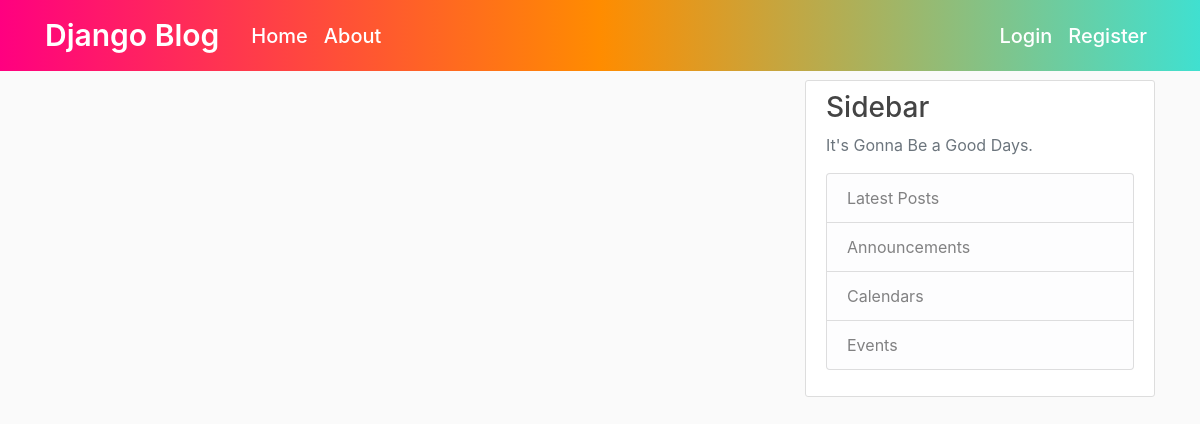
The app's page /, older data.
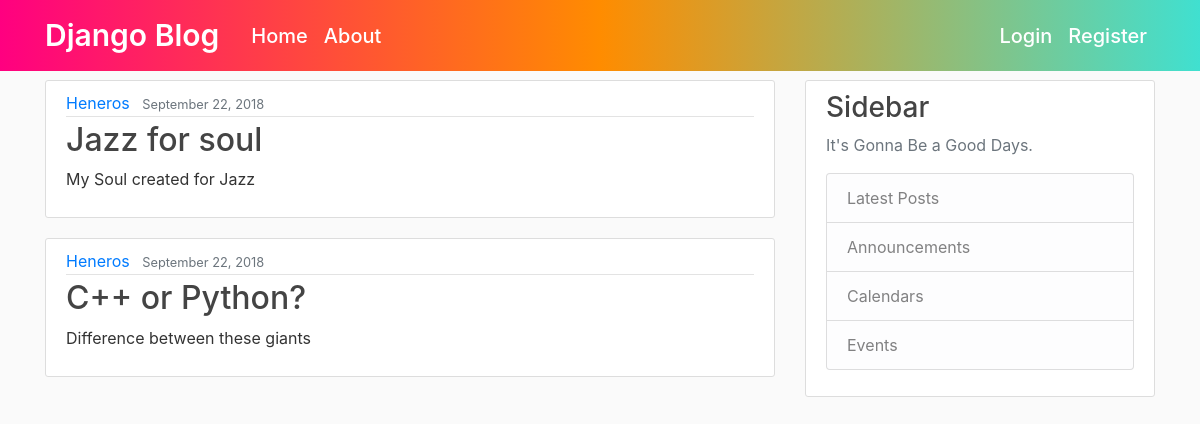
The same page, newer data.
### blog/models.py (models this page shows)
class Post(models.Model):
	title = models.CharField(max_length=100)
	content = models.TextField()
	date_posted = models.DateTimeField(default=timezone.now)
	author = models.ForeignKey(User, on_delete=models.CASCADE)

### blog/views.py (the view)
# urls.py: path('', views.home, name='blog-home'),
def home(request):
	context = {
	'posts': Post.objects.all()
	}
	return render(request, 'blog/home.html', context)

### blog/templates/blog/home.html
{% extends "blog/base.html" %}
{% block content %}
    {% for post in posts %}
        <article class="media content-section">
          <div class="media-body">
            <div class="article-metadata">
              <a class="mr-2" href="#">{{ post.author }}</a>
              <small class="text-muted">{{ post.date_posted|date:"F d, Y" }}</small>
            </div>
            <h2><a class="article-title" href="#">{{ post.title }}</a></h2>
            <p class="article-content">{{ post.content }}</p>
          </div>
        </article>
    {% endfor %}
{% endblock content %}

### blog/templates/blog/base.html (shortened to what this page needs)
{% load static %}
<!DOCTYPE html>
<html>
<head>
    <link rel="stylesheet" href="https://maxcdn.bootstrapcdn.com/bootstrap/4.0.0/css/bootstrap.min.css">
    <link rel="stylesheet" type="text/css" href="{% static 'blog/main.css' %}">
</head>
<body>
    <header class="site-header">
      <nav class="navbar navbar-expand-md navbar-dark bg-steel fixed-top">
        <div class="container">
          <a class="navbar-brand mr-4" href="{% url 'blog-home' %}">Django Blog</a>
          <div class="collapse navbar-collapse" id="navbarToggle">
            <div class="navbar-nav mr-auto">
              <a class="nav-item nav-link" href="{% url 'blog-home' %}">Home</a>
              <a class="nav-item nav-link" href="{% url 'blog-about' %}">About</a>
            </div>
            <div class="navbar-nav">
              <a class="nav-item nav-link" href="#">Login</a>
              <a class="nav-item nav-link" href="#">Register</a>
            </div>
          </div>
        </div>
      </nav>
    </header>
    <main role="main" class="container">
      <div class="row">
        <div class="col-md-8">
          {% block content %}{% endblock %}
        </div>
        <div class="col-md-4">
          <div class="content-section">
            <h3>Sidebar</h3>
            <p class='text-muted'>It's Gonna Be a Good Days.
              <ul class="list-group">
                <li class="list-group-item list-group-item-light">Latest Posts</li>
                <li class="list-group-item list-group-item-light">Announcements</li>
                <li class="list-group-item list-group-item-light">Calendars</li>
                <li class="list-group-item list-group-item-light">Events</li>
              </ul>
            </p>
          </div>
        </div>
      </div>
    </main>
</body>
</html>

### blog/static/blog/main.css (style rules this page uses)
body { background: #fafafa; color: #333333; margin-top: 5rem; }
h1, h2, h3, h4, h5, h6 { color: #444444; }
ul { margin: 0; }
.bg-steel { background: #40E0D0; background: -webkit-linear-gradient(to right, #FF0080, #FF8C00, #40E0D0); background: linear-gradient(to right, #FF0080, #FF8C00, #40E0D0); }
.site-header .navbar-nav .nav-link { color: #fff; font-weight: 500; font-size: 20px; }
.content-section { background: #ffffff; padding: 10px 20px; border: 1px solid #dddddd; border-radius: 3px; margin-bottom: 20px; }
.article-title { color: #444444; }
.article-content { white-space: pre-line; }
.article-metadata { padding-bottom: 1px; margin-bottom: 4px; border-bottom: 1px solid #e3e3e3 }
.navbar-dark .navbar-brand { font-size: 30px; font-weight: 600; }

Row changes from the older to the newer data that the page shows:
added Post: author "Heneros", date_posted "September 22, 2018", title "Jazz for soul", content "My Soul created for Jazz"
added Post: author "Heneros", date_posted "September 22, 2018", title "C++ or Python?", content "Difference between these giants"
